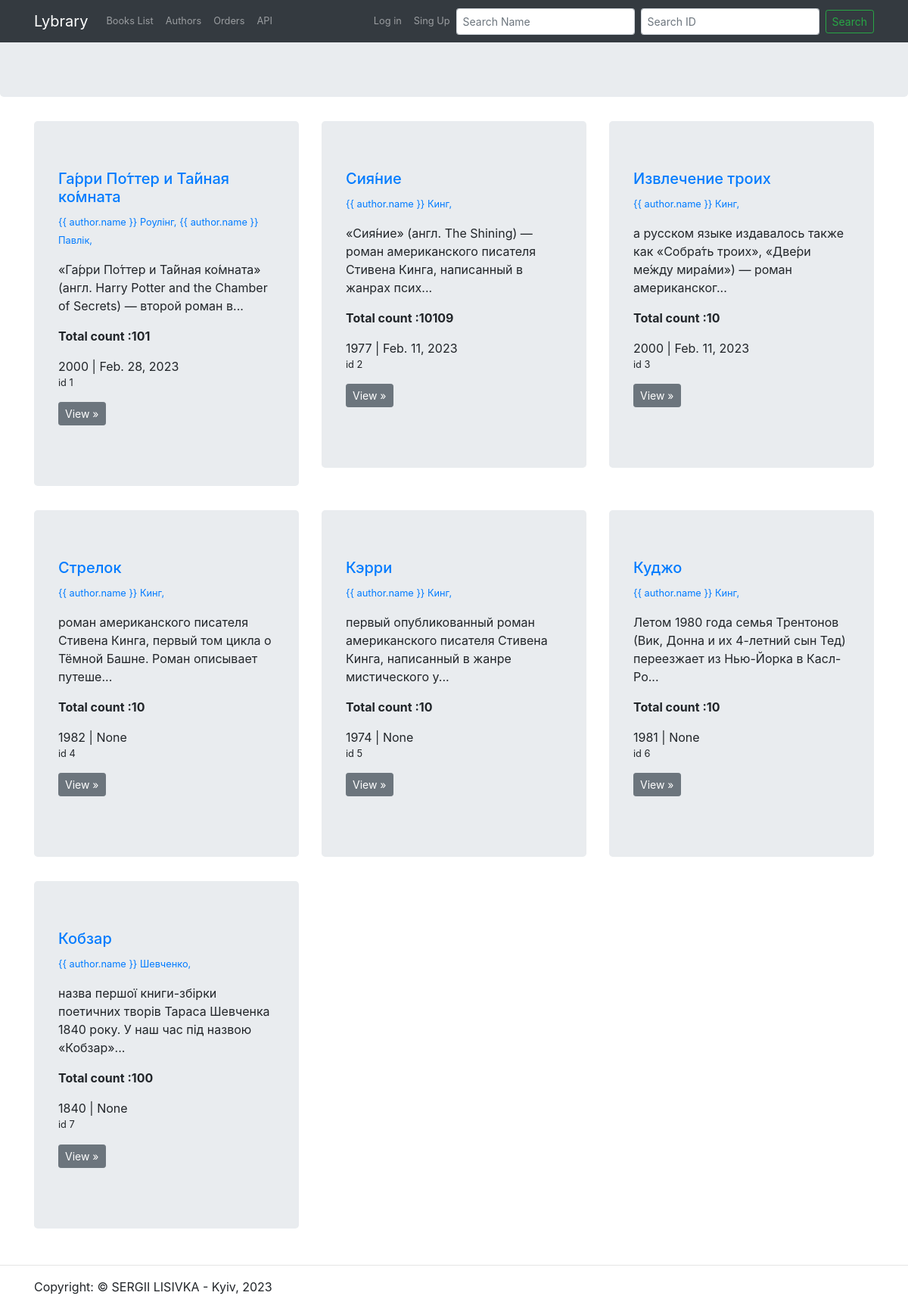
The page / on the database its author committed.
### library/book/models.py (models this page shows, shortened)
class Book(models.Model):
    name = models.CharField(blank=True, max_length=128)
    description = models.CharField(blank=True, max_length=5120)
    count = models.IntegerField(default=10)
    id = models.AutoField(primary_key=True)
    date_of_issue = models.DateField(default=None, null=True, blank=True)
    year = models.IntegerField(default=2000, blank=True)

### library/author/models.py (models this page shows, shortened)
class Author(models.Model):
    name = models.CharField(blank=True, max_length=20)
    surname = models.CharField(blank=True, max_length=20)
    patronymic = models.CharField(blank=True, max_length=20)
    books = models.ManyToManyField(book.models.Book, related_name='authors')
    id = models.AutoField(primary_key=True)

### library/book/views.py (the view)
# urls.py: path('', books, name='books'),
def books(request):
    context = books_find(request)
    return render(request, 'book/books.html', context)

### library/book/views.py (called while the page is built, shortened)
def books_find(request):
    context = {'books': Book.objects.all(), "search_text": ""}
    return context

### library/templates/book/books.html (shortened to what this page needs)
{% extends 'layout/base.html' %}
{% block content %}
{% include  'layout/button_new.html' %}
<div class="container">
    <div class="row">
        {% if books %}
        {% for book in books %}
        <div class="col-md-4">
            <div id="logo" class="jumbotron">
                <h5><a href="{% url 'book_item' book.id %}"> {{ book.name }} </a></h5>
                <p><b>
                    {% for author in book.authors.all %}
                    <small> <a href="{% url 'author_item' author.id %}"> {{
                        author.name }} {{author.surname}},</a>
                    </small>
                    {% endfor %}</b>
                </p>
                {% if book.description|length > 100 %}
                <p>{{ book.description|slice:":100" }}...</p>
                {% else %}
                <p>{{ book.description }}</p>
                {% endif %}
                <b><p> Total count :{{ book.count }} </p></b>
                {{ book.year }} | {{ book.date_of_issue }}<br>
                <small><p> id {{ book.id }}</p></small>
                {% include 'book/actions_book.html' %}
            </div>
        </div>
        {% endfor %}
        {% else %}
        <p>No books!</p>
        {% endif %}
    </div>
</div>
<hr>
{% endblock content %}

### library/templates/layout/base.html (shortened to what this page needs)
<!DOCTYPE html>
{% load static %}
<html lang="en">
<head>
    <link href="https://stackpath.bootstrapcdn.com/bootstrap/4.4.1/css/bootstrap.min.css" rel="stylesheet"
>
    <link href="stylesheet" href="{% static 'css/base.css'%}">
</head>
<body>
<header>
    {% include 'layout/nav.html'%}
</header>
<main role="main">
    {% block content%} {% endblock content%}
</main>
<footer class="container">
    {% include 'layout/footer.html'%}
</footer>
</body>
</html>

### library/templates/layout/nav.html (shortened to what this page needs)
<small>
    <nav class="navbar navbar-expand-md navbar-dark fixed-top bg-dark">
        <div class="container">
            <a class="navbar-brand" href="/">Lybrary</a>
            <div class="collapse navbar-collapse" id="navbarsExampleDefault">
                <ul class="navbar-nav mr-auto">
                    <li class="nav-item">
                        <a class="nav-link" href="/book/books_list">Books List</a>
                    </li>
                    <li class="nav-item">
                        <a class="nav-link" href="/author">Authors</a>
                    </li>
                    <li class="nav-item">
                        <a class="nav-link" href="/order/">Orders</a>
                    </li>
                     <li class="nav-item">
                        <a class="nav-link" href="/api/v1/">API</a>
                    </li>
                </ul>
                <ul class="navbar-nav navbar-rigth">
                    {% if user.is_authenticated %}
                    {% if user.role == 1 %}
                    <li class="nav-item">
                        <a class="nav-link" href="/auth/">Users</a>
                    </li>
                    <li class="nav-item">
                        <a class="nav-link" href="/admin/">Admin-Panel</a>
                    </li>
                    {% endif %}
                    <li class="nav-item">
                        <a class="nav-link" href="{% url 'user_item' request.user.id %}">Hello, {{request.user.email}}</a>
                    </li>
                    <li class="nav-item">
                        <a class="nav-link" href="/authentication/logout">Exit</a>
                    </li>
                    {% else %}
                    <li class="nav-item">
                        <a class="nav-link" href="/authentication/login">Log in</a>
                    </li>
                    <li class="nav-item">
                        <a class="nav-link" href="/authentication/register">Sing Up</a>
                    </li>
                    {% endif %}
                </ul>
                        <form method="POST" class="form-inline my-2 my-lg-0">{% csrf_token %}
            <input name="search_name" class="form-control btn-sm mr-sm-2" type="text" placeholder="Search Name "
                   aria-label="SearchNane">
            <input name="search_id" class="form-control btn-sm mr-sm-2" type="text" placeholder="Search ID"
                   aria-label="SearchID">
            <button type="submit" class="btn btn-sm btn-outline-success my-2 my-sm-0">Search</button>
        </form>
            </div>
        </div>
    </nav>
</small>

### library/templates/layout/button_new.html (shortened to what this page needs)
<div id="logo" class="jumbotron">
</div>

### library/templates/book/actions_book.html (shortened to what this page needs)
<small>
    <div class="btn-group btn-group-sm" role="group">
        <p><a class="btn btn-sm btn-secondary" href="{% url 'book_item' book.id %}" role="button">View
            &raquo;</a></p>
    </div>
</small>

### library/templates/layout/footer.html
<p>Copyright: &copy; SERGII LISIVKA - Kyiv, 2023</p>

### rows shown on the page
Book: name "Га́рри По́ттер и Та́йная ко́мната", description "«Га́рри По́ттер и Та́йная ко́мната» (англ. Harry Potter and the Chamber of Secrets) — второй роман в", count "101", year "2000", date_of_issue "Feb. 28, 2023", id "1"
Author: surname "Роулінг"
Author: surname "Павлік"
Book: name "Сия́ние", description "«Сия́ние» (англ. The Shining) — роман американского писателя Стивена Кинга, написанный в жанрах псих", count "10109", year "1977", date_of_issue "Feb. 11, 2023", id "2"
Author: surname "Кинг"
Book: name "Извлечение троих", description "а русском языке издавалось также как «Собра́ть троих», «Две́ри ме́жду мира́ми») — роман американског", count "10", year "2000", date_of_issue "Feb. 11, 2023", id "3"
Book: name "Стрелок", description "роман американского писателя Стивена Кинга, первый том цикла о Тёмной Башне. Роман описывает путеше", count "10", year "1982", date_of_issue "None", id "4"
Book: name "Кэрри", description "первый опубликованный роман американского писателя Стивена Кинга, написанный в жанре мистического у", count "10", year "1974", date_of_issue "None", id "5"
Book: name "Куджо", description "Летом 1980 года семья Трентонов (Вик, Донна и их 4-летний сын Тед) переезжает из Нью-Йорка в Касл-Ро", count "10", year "1981", date_of_issue "None", id "6"
Book: name "Кобзар", description "назва першої книги-збірки поетичних творів Тараса Шевченка 1840 року. У наш час під назвою «Кобзар»", count "100", year "1840", date_of_issue "None", id "7"
Author: surname "Шевченко"
